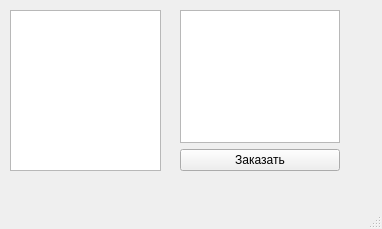
<?xml version="1.0" encoding="UTF-8"?>
<ui version="4.0">
 <class>ZakazVelosipeda</class>
 <widget class="QMainWindow" name="ZakazVelosipeda">
  <property name="geometry">
   <rect>
    <x>0</x>
    <y>0</y>
    <width>382</width>
    <height>229</height>
   </rect>
  </property>
  <property name="windowTitle">
   <string>MainWindow</string>
  </property>
  <widget class="QWidget" name="centralwidget">
   <widget class="QTextEdit" name="textEdit">
    <property name="geometry">
     <rect>
      <x>10</x>
      <y>10</y>
      <width>151</width>
      <height>161</height>
     </rect>
    </property>
   </widget>
   <widget class="QWidget" name="verticalLayoutWidget">
    <property name="geometry">
     <rect>
      <x>180</x>
      <y>10</y>
      <width>160</width>
      <height>161</height>
     </rect>
    </property>
    <layout class="QVBoxLayout" name="verticalLayout">
     <item>
      <widget class="QGraphicsView" name="graphicsView"/>
     </item>
     <item>
      <widget class="QPushButton" name="pushButton">
       <property name="text">
        <string>Заказать</string>
       </property>
      </widget>
     </item>
    </layout>
   </widget>
  </widget>
  <widget class="QMenuBar" name="menubar">
   <property name="geometry">
    <rect>
     <x>0</x>
     <y>0</y>
     <width>382</width>
     <height>21</height>
    </rect>
   </property>
  </widget>
  <widget class="QStatusBar" name="statusbar"/>
 </widget>
 <resources/>
 <connections/>
</ui>
